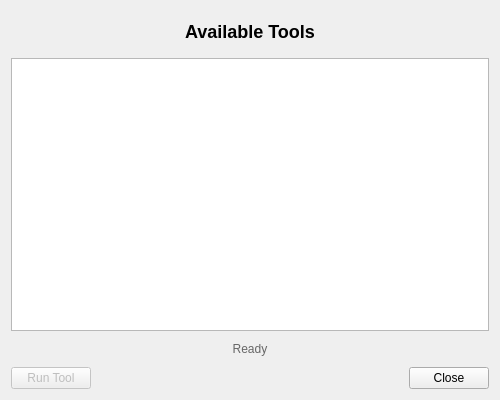
<?xml version="1.0" encoding="UTF-8"?>
<ui version="4.0">
 <class>ToolSelectionWindow</class>
 <widget class="QDialog" name="ToolSelectionWindow">
  <property name="geometry">
   <rect>
    <x>0</x>
    <y>0</y>
    <width>500</width>
    <height>400</height>
   </rect>
  </property>
  <property name="minimumSize">
   <size>
    <width>500</width>
    <height>400</height>
   </size>
  </property>
  <property name="windowTitle">
   <string>Additional Tools</string>
  </property>
  <layout class="QVBoxLayout" name="verticalLayout">
   <item>
    <widget class="QLabel" name="titleLabel">
     <property name="text">
      <string>Available Tools</string>
     </property>
     <property name="alignment">
      <set>Qt::AlignCenter</set>
     </property>
     <property name="styleSheet">
      <string>font-size: 18px; font-weight: bold; margin: 10px;</string>
     </property>
    </widget>
   </item>
   <item>
    <widget class="QListWidget" name="toolList">
     <property name="alternatingRowColors">
      <bool>true</bool>
     </property>
     <property name="selectionMode">
      <enum>QAbstractItemView::SingleSelection</enum>
     </property>
     <property name="resizeMode">
      <enum>QListView::Adjust</enum>
     </property>
    </widget>
   </item>
   <item>
    <widget class="QLabel" name="statusLabel">
     <property name="text">
      <string>Ready</string>
     </property>
     <property name="alignment">
      <set>Qt::AlignCenter</set>
     </property>
     <property name="styleSheet">
      <string>color: #666; font-size: 12px; margin: 5px;</string>
     </property>
    </widget>
   </item>
   <item>
    <layout class="QHBoxLayout" name="buttonLayout">
     <item>
      <widget class="QPushButton" name="runButton">
       <property name="text">
        <string>Run Tool</string>
       </property>
       <property name="enabled">
        <bool>false</bool>
       </property>
      </widget>
     </item>
     <item>
      <spacer name="buttonSpacer">
       <property name="orientation">
        <enum>Qt::Horizontal</enum>
       </property>
       <property name="sizeHint" stdset="0">
        <size>
         <width>40</width>
         <height>20</height>
        </size>
       </property>
      </spacer>
     </item>
     <item>
      <widget class="QPushButton" name="closeButton">
       <property name="text">
        <string>Close</string>
       </property>
      </widget>
     </item>
    </layout>
   </item>
  </layout>
 </widget>
 <resources/>
 <connections/>
</ui>
